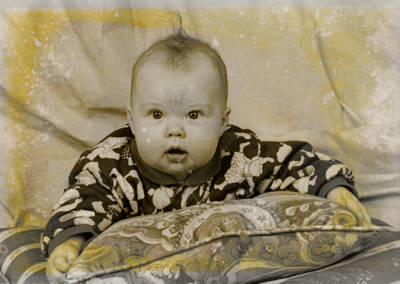
#> input picture Assignment1/data/Damaged.jpeg, 400 x 284 px
$ jupyter execute main.ipynb
#> lines starting #> are read from the running program, lines starting #| are printed output that depends on the picture
[cell 1]
import cv2
import numpy as np
import easygui
from matplotlib import pyplot as plt

f = easygui.fileopenbox(filetypes=["*.jpg","*.jpeg","*.png"])
#> the answer given: Assignment1/data/Damaged.jpeg
I = cv2.imread(f)
#> I is the input picture: shape (284, 400, 3); mean B, G, R 108.6, 138.5, 151.5
cv2.imshow("image",I)
cv2.waitKey(0)

[cell 2]
# histogram display
grayImage = cv2.cvtColor(I, cv2.COLOR_BGR2GRAY)
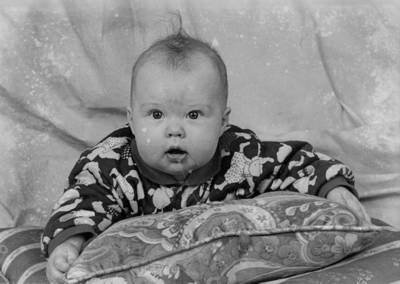
#> grayImage: shape (284, 400); min 0, max 226, mean 139
values = I.ravel()
plt.hist(values,bins=256,range=[0,256])
#histogram equaisation
eq = cv2.equalizeHist(grayImage)
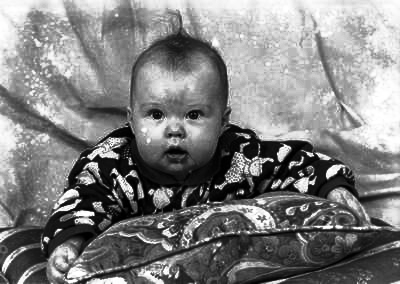
#> eq: shape (284, 400); min 0, max 255, mean 128.6
values = eq.ravel()
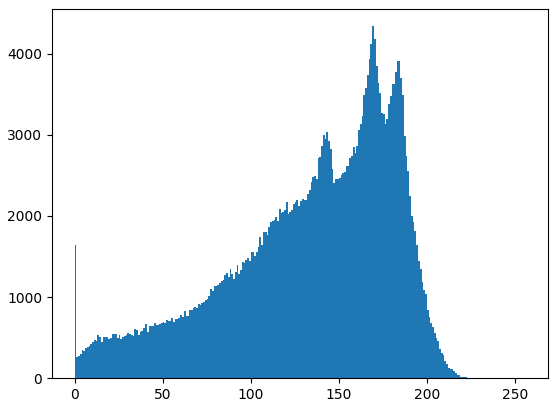
#> figure drawn by matplotlib, 1 panel; tallest bar 4337 high, from x = 169 to 170
